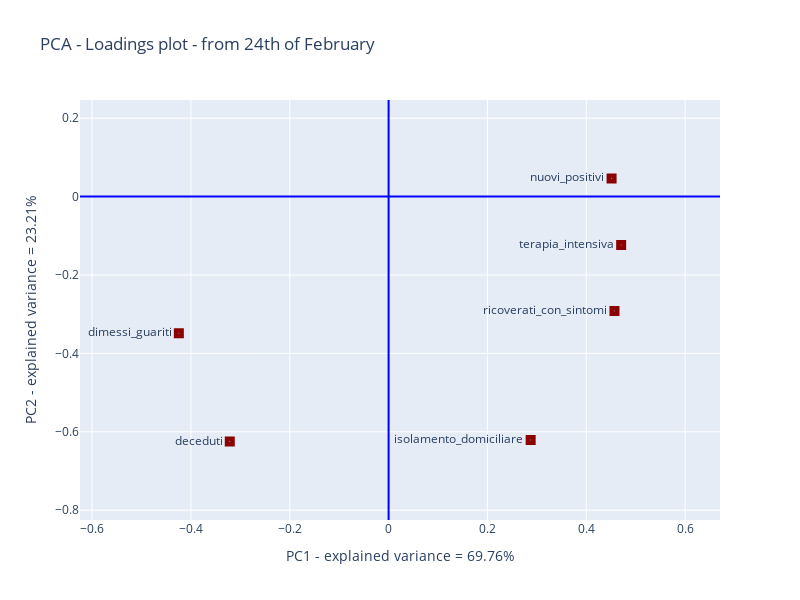

Here is the notebook cell this chart was saved with:
### Code cell
# Loadings plot
arr = np.array(dfV)
label = np.array(df.columns)
xtit = 'PC1 - explained variance = '+str(np.round(100*pca.explained_variance_ratio_[0],decimals=2))+'%'
ytit = 'PC2 - explained variance = '+str(np.round(100*pca.explained_variance_ratio_[1],decimals=2))+'%'
plot = go.Scatter(x=arr[0,:], y=arr[1,:], mode='markers+text',
                  marker=dict(symbol=[201],color='darkred', size=10), 
              text = label, textposition='middle left')
fig=go.Figure()
fig.add_trace(plot)
fig.update_layout(height=600, width=800, title='PCA - Loadings plot - from 24th of February',
                  xaxis_title=xtit,yaxis_title=ytit, 
                  xaxis_zeroline=True, yaxis_zeroline=True,
                  xaxis_zerolinecolor='blue', yaxis_zerolinecolor='blue')
fig.update_xaxes(range=[min(arr[0,:])-0.2, max(arr[0,:])+0.2])
fig.update_yaxes(range=[min(arr[1,:])-0.2, max(arr[1,:])+0.2])

### Figure 1 — Plotly figure (JSON) as saved in the notebook; plotly's stock layout.template omitted (floating-point values rounded to 4 significant figures)
{"data": [{"marker": {"color": "darkred", "size": 10, "symbol": [201]}, "mode": "markers+text", "text": ["ricoverati_con_sintomi", "terapia_intensiva", "isolamento_domiciliare", "nuovi_positivi", "dimessi_guariti", "deceduti"], "textposition": "middle left", "type": "scatter", "x": [0.457, 0.4706, 0.2875, 0.4512, -0.4244, -0.3214], "y": [-0.2917, -0.1232, -0.6208, 0.04644, -0.3487, -0.625]}], "layout": {"height": 600, "title": {"text": "PCA - Loadings plot - from 24th of February"}, "width": 800, "xaxis": {"range": [-0.6244, 0.6706], "title": {"text": "PC1 - explained variance = 69.76%"}, "zeroline": true, "zerolinecolor": "blue"}, "yaxis": {"range": [-0.825, 0.2464], "title": {"text": "PC2 - explained variance = 23.21%"}, "zeroline": true, "zerolinecolor": "blue"}}}
